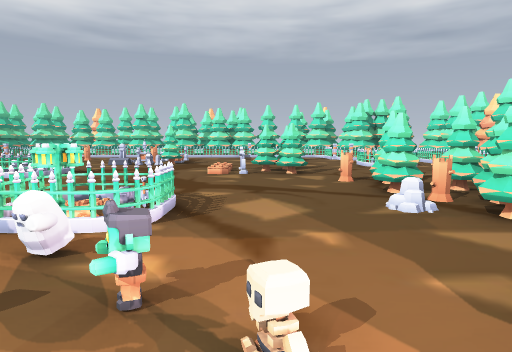
view 1 (above)

24 first-person views from a walk through a Godot game level. The camera is 1.3 m above the floor, tilts 6° down and sees 75° across. The floor is counted in squares, 2 m on a side. Each view is taken from the middle of a square. On the plan, view 1 faces up. The plan holds only what a view shows up to about 10 squares ahead; the rest is blank. The place goes on beyond the plan.

view 2
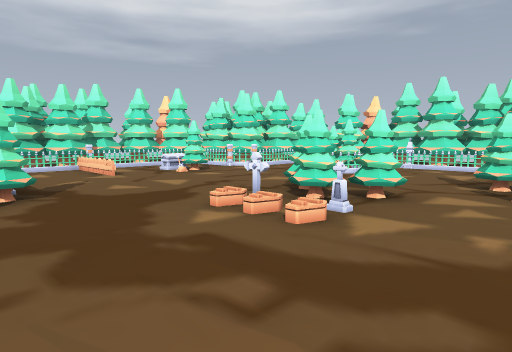

view 3
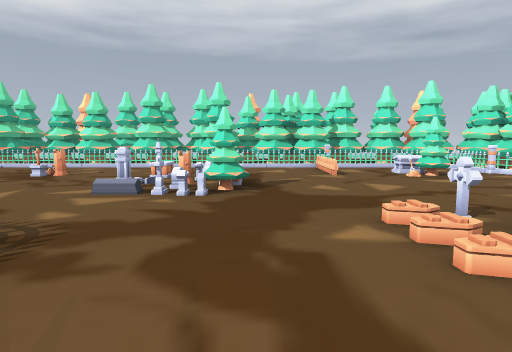

view 4
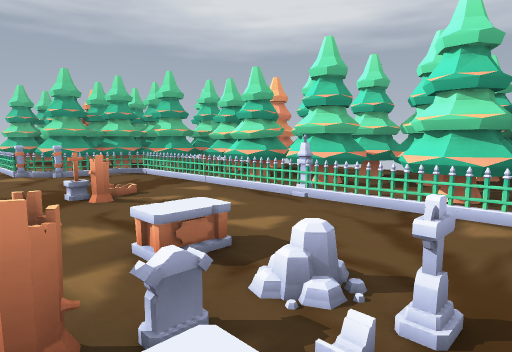

view 5
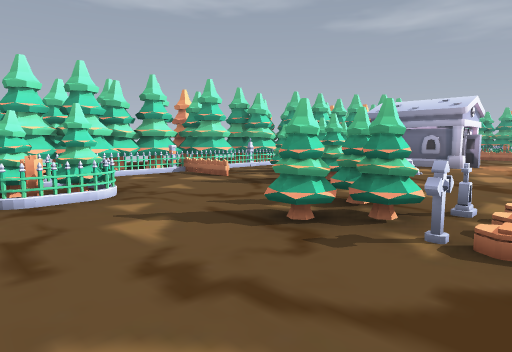

view 6
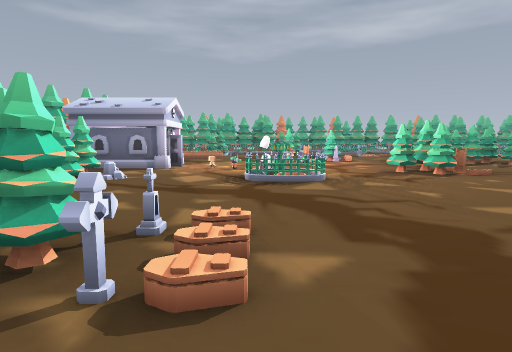

view 7
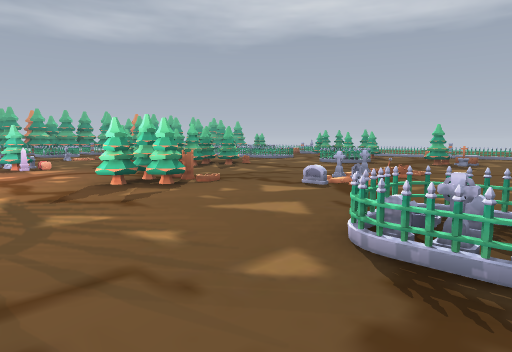

view 8
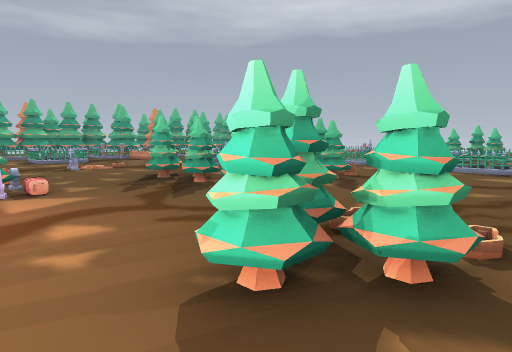

view 9
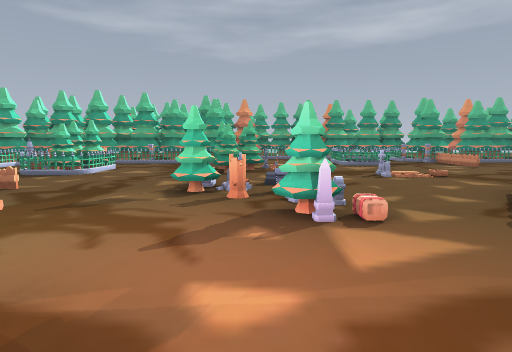

view 10
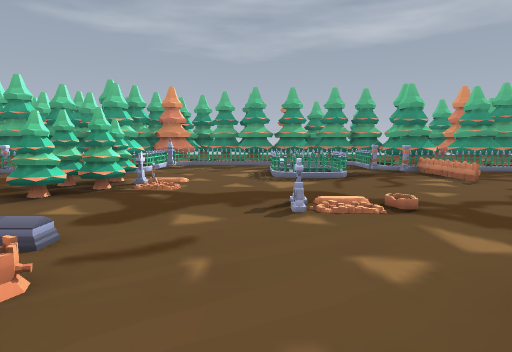

view 11
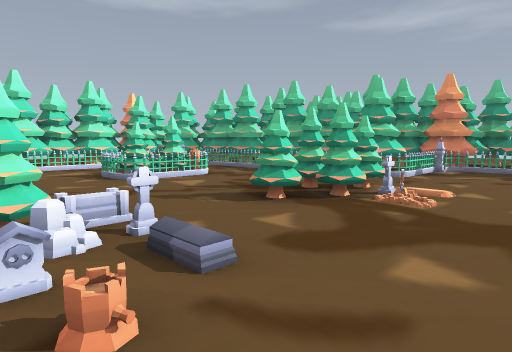

view 12
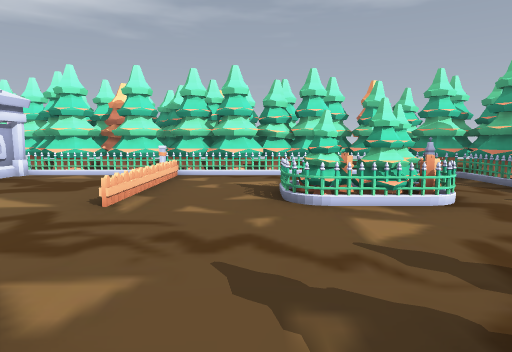

view 13
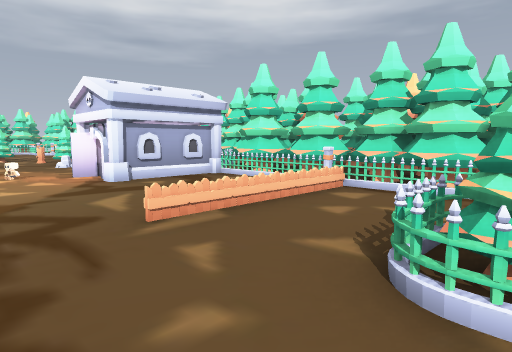

view 14
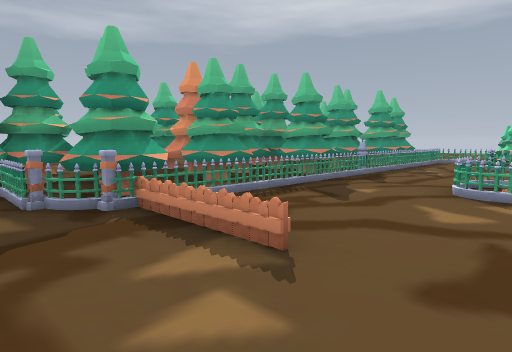

view 15
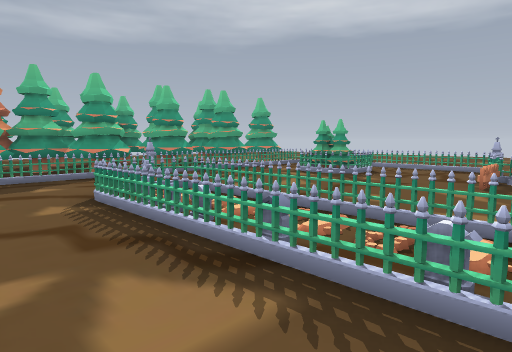

view 16
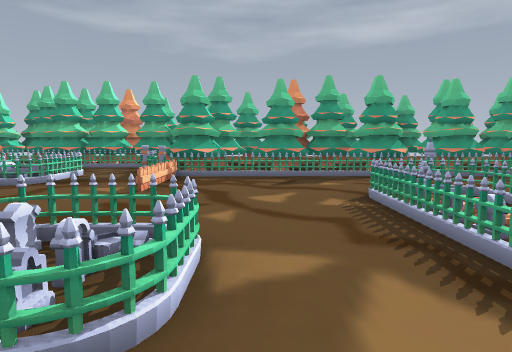

view 17
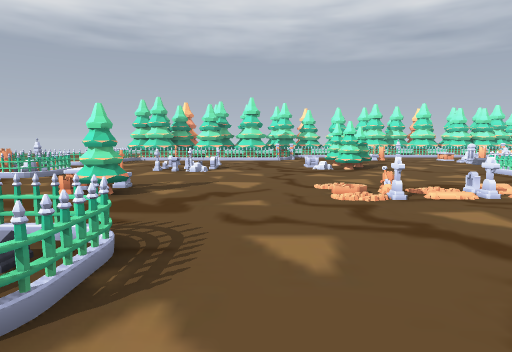

view 18
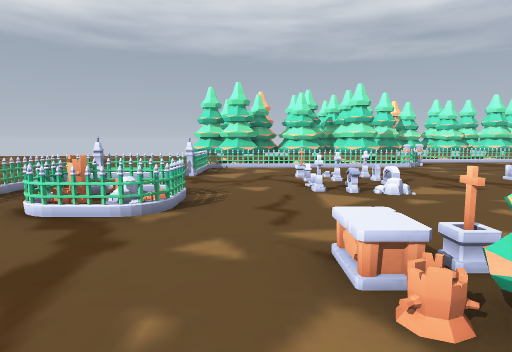

view 19
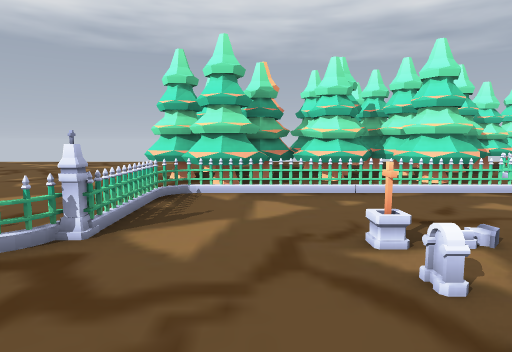

view 20
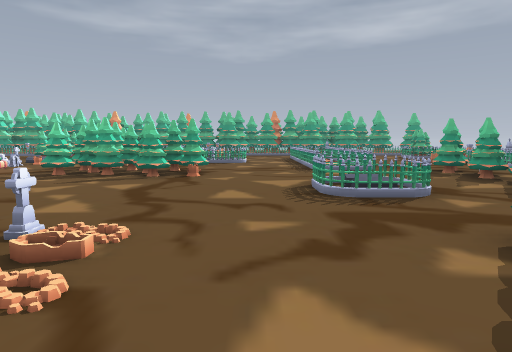

view 21
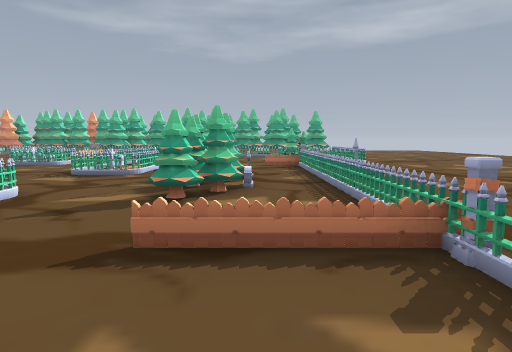

view 22
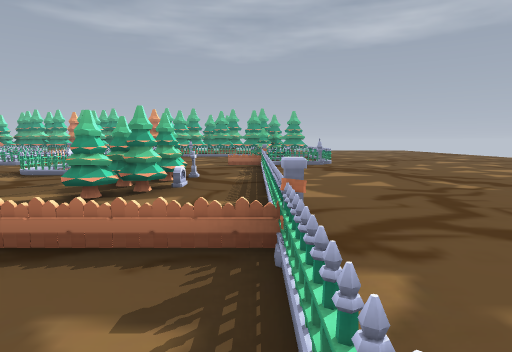

view 23
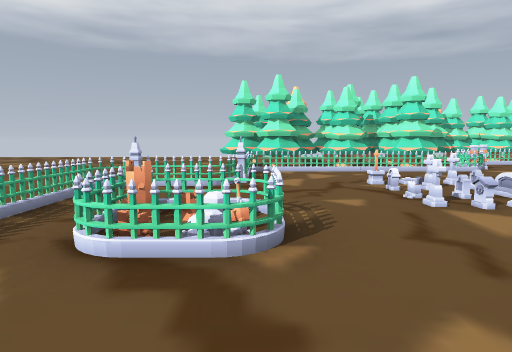

view 24
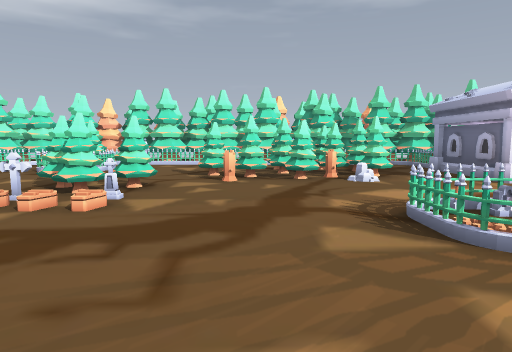

### Floor plan
Key: @ floor where view 1 was taken; # wall or solid block; x gap in a wall; . main floor; : floor 0.5 m higher than the main floor; / step, stairs or slope; D closed door; = window, fence, low wall or low ledge; P pillar; T pine tree; M tombstone; C column; F fence; R rock; O other object.
Columns run from 19 left of view 1 to 8 right of it. Each row starts with its distance up from view 1.
 16         TT TTTTT# TTT
 15 .....x.TTTT###TTT##TTT #
 14 .... #TTTTTT##TTT###TTT#
 13 ....TT##TT#....C...OO.##
 12 ....TTT#TTC.........:.C###
 11 .....=....C..O...O.FT.O.##
 10 ...............PO...O.O..##
  9  ..C=C.OO..T....OT....T#.T#
  8   .....O/..T.......O#...OT#
  7    .OO.O .....##...O#....##T
  6    .#R........MO.....#.:OTTT
  5    ....O............OT#..TOT
  4   .F...T...OO........OO=OT#T
  3  ..C:.........O..#O..TT..##
  2 .......==.....T=..O......#
  1 ....T#.==........OOOD##.TT
  0 ....##.....=T#...OO@D##TT#
 -1 ....TT....TTT#.O.......TTTT
 -2 ....O..=....TT.M#......T##T
 -3 .......O.....#..OT....CT##TT
 -4 .O#O...=..#.....O......T##
 -5 .......M..O...O.....O..T#
 -6  ......O..M.....T=..T..T#T
 -7  .#T...=.......OTT..T..TTT
 -8  ............=......O.O##O
 -9  =....C...=C.O...O=OTTTT##
-10  ##########C.....###TT #TT
-11    #    ##T#....CTT# O
-12          #TTTTTTTT   O
-13          # T TTT#T
-14              TTTTT

Positions as (right, up) in squares from view 1, and headings:
1: (0, 0), facing up
2: (-3, 5), facing up-right
3: (-2, 5), facing up
4: (-2, 10), facing up-left
5: (-1, 10), facing down-right
6: (-1, 9), facing down
7: (-2, 7), facing down-left
8: (-3, 3), facing down-left
9: (-3, 1), facing down
10: (-5, -2), facing down
11: (-5, -3), facing down-right
12: (-3, -5), facing right
13: (-1, -6), facing up-right
14: (-7, -6), facing down-left
15: (-10, -3), facing down-left
16: (-10, -3), facing down
17: (-10, 0), facing up
18: (-13, 3), facing up
19: (-13, 7), facing up
20: (-10, 6), facing down
21: (-15, 5), facing down
22: (-16, 5), facing down
23: (-14, 4), facing up
24: (-4, 5), facing right
